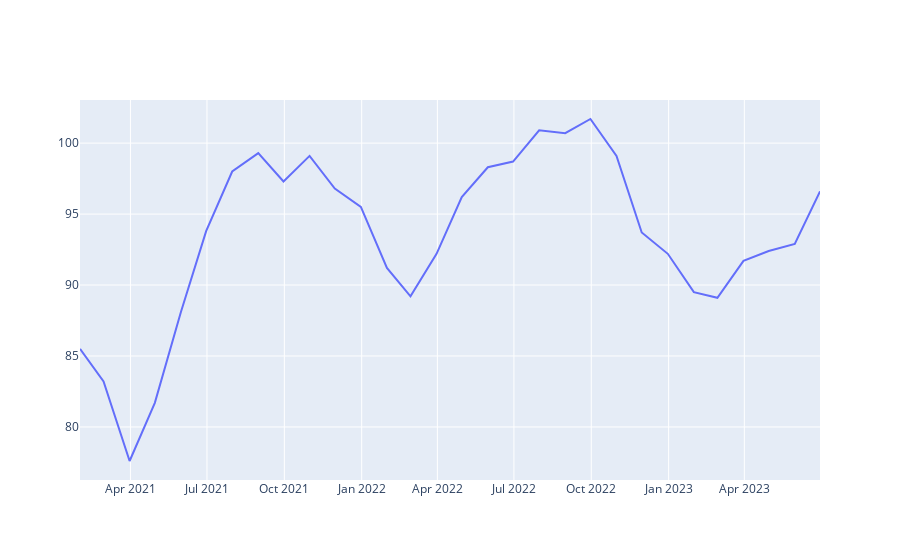

Notebook cell for this chart:
### Code cell
fig = go.Figure()
fig.add_trace(go.Scatter(name='ConfiancaServicos', x=confianca_servicos.index, y=confianca_servicos.Value))
fig.show()
